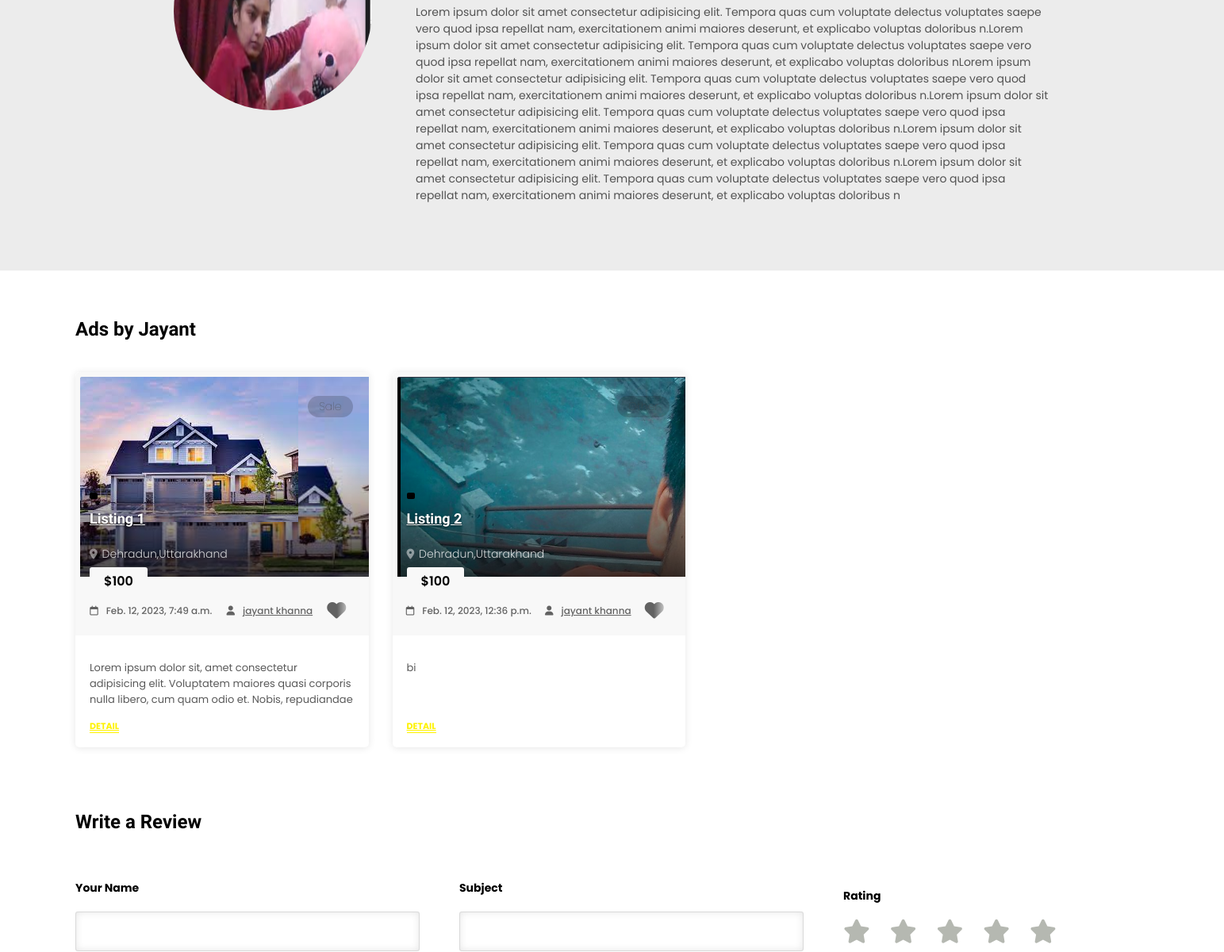
Before: /userprofile?userid=1 (middle part) with the older database file.
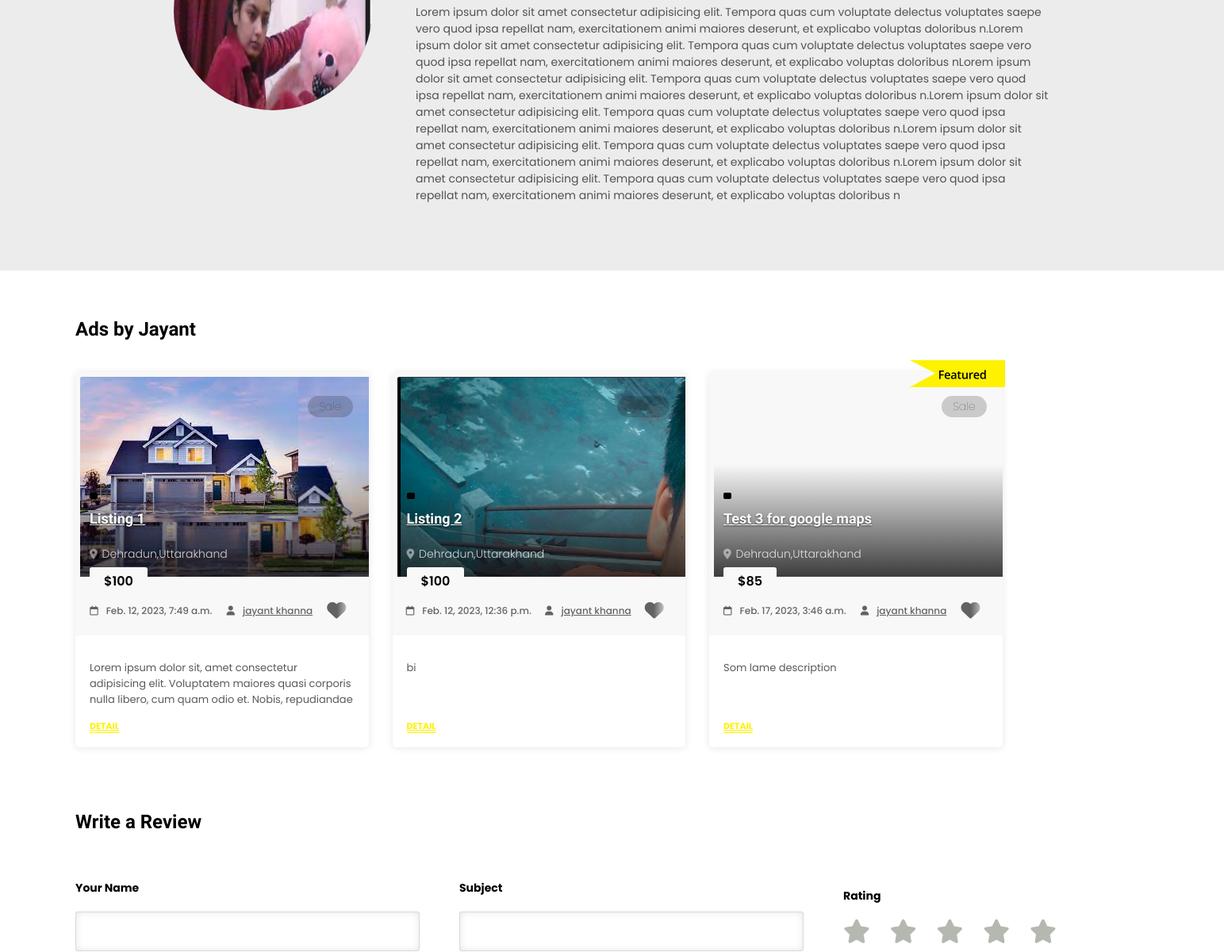
After: the same page with the newer database file.
### Nairobi_app/models.py (models this page shows)
class Listing(models.Model):
    name = models.CharField(max_length=100)
    description = models.CharField(max_length=10000)
    price = models.CharField(max_length=100)
    featured = models.BooleanField(default=False)
    category = models.CharField(max_length=100)
    user = models.ForeignKey(User, on_delete=models.CASCADE)
    user_name = models.CharField(max_length=100)
    main_image = models.ImageField(upload_to='static/listing_images/')
    image1 = models.ImageField(upload_to='static/listing_images/',blank=True,null=True)
    image2 = models.ImageField(upload_to='static/listing_images/',blank=True,null=True)
    image3 = models.ImageField(upload_to='static/listing_images/',blank=True,null=True)
    image4 = models.ImageField(upload_to='static/listing_images/',blank=True,null=True)
    image5 = models.ImageField(upload_to='static/listing_images/',blank=True,null=True)
    city = models.CharField(max_length=100)
    state = models.CharField(max_length=100)
    tag = models.CharField(max_length=100)
    country = models.CharField(max_length=100)
    date_added = models.DateTimeField(auto_now_add=True)
    status = models.CharField(max_length=100,default="pending")
    feature1 = models.CharField(max_length=100,blank=True,null=True)
    feature2 = models.CharField(max_length=100,blank=True,null=True)
    feature3 = models.CharField(max_length=100,blank=True,null=True)
    feature4 = models.CharField(max_length=100,blank=True,null=True)
    feature5 = models.CharField(max_length=100,blank=True,null=True)
    feature6 = models.CharField(max_length=100,blank=True,null=True)
    rating = models.CharField(max_length=100,default="1")
    video_360_link = models.CharField(max_length=1000,blank=True,null=True)
    google_map_link = models.CharField(max_length=10000,blank=True,null=True)

### Nairobi_app/views.py (the view)
# urls.py: path('userprofile', views.userprofile, name='userprofile'),
def userprofile(request):
    if "userid" in request.GET:
        userid = request.GET['userid']
        if User.objects.filter(id=userid).exists():
            user = User.objects.get(id=userid)
            logged_in_user = None
            if "TheNairobiPrivateToken" in request.session:
                usertoken = request.session['TheNairobiPrivateToken']
                if User.objects.filter(private_token=usertoken).exists():
                    logged_in_user = User.objects.get(private_token=usertoken)
            is_admin = False
            if logged_in_user != None:
                if logged_in_user.id == user.id:
                    is_admin = True
            username = user.username.split(" ")[0].capitalize()
            listings = Listing.objects.filter(user=user)
            reviews = UserReviews.objects.filter(user_for=user)
            return render(request, 'userprofile.html',{'user': user, 'username': username, 'listings': listings,'reviews': reviews, 'is_admin': is_admin})
        else:
            return redirect('home')
    else:
        return redirect('home')

### templates/userprofile.html (shortened to what the changed rows need)
{% load static %}
<!DOCTYPE html>
<html lang="en">
<head>
    <link rel="stylesheet" href="https://cdnjs.cloudflare.com/ajax/libs/font-awesome/4.7.0/css/font-awesome.min.css">
    <link rel="stylesheet" href="https://cdnjs.cloudflare.com/ajax/libs/font-awesome/6.2.1/css/all.min.css"/>
    <link rel="stylesheet" href="{% static 'css/bootstrap.css' %}" type="text/css">
    <link rel="stylesheet" href="{% static 'css/font-awesome.css' %}" type="text/css">
    <link rel="stylesheet" href="{% static 'css/selectize.css' %}" type="text/css">
    <link rel="stylesheet" href="{% static 'css/style.css' %}">
    <link rel="stylesheet" href="../static/css/style.css">
    <link rel="stylesheet" href="{% static 'css/index.css' %}">
    <link rel="stylesheet" href="{% static 'css/user_profile.css' %}">
</head>
<body>
    <section id="ads_by_user">
        <div id="ads_by_user_left">
            <h2>Ads by {{username}}</h2>
        </div>
        <div class="items item-part masonry grid-xl-4-items grid-lg-3-items grid-md-2-items">
        {% for listing in listings %}
        <div class="item">
            {% if listing.featured == True %}
            <div id="featured"><img src="{% static 'images/featured_tag.svg' %}" alt=""></div>
            {% endif %}
            <div id="tag">{{listing.tag}}</div>
            <div class="wrapper">
               <div class="image">
                  <h3>
                     <a href="#" class="tag category">{{listing.category_name}}</a>
                     <a href="showuser?user_id={{lisitng.user}}" class="title">{{listing.name}}</a>
                  </h3>
                  <a href="showlisting?listing_id={{listing.id}}" class="image-wrapper background-image">
                  <img src="{{listing.main_image.url}}" alt="">
                  </a>
               </div>
               <h4 class="location">
                  <a href="javascript:void(0)" style="text-decoration: none;">{{listing.city}},{{listing.state}}</a>
               </h4>
               <div class="price">${{listing.price}}</div>
               <div class="meta">
                  <figure>
                     <i class="fa fa-calendar-o"></i>{{listing.date_added}}
                  </figure>
                  <figure>
                     <a href="userdashboard?userid={{listing.user.id}}">
                     <i class="fa fa-user"></i>{{listing.user_name}}
                     </a>
                  </figure>
                  <figure style="margin-right: 25px;">
                    {% if is_admin %}
                    <a href="javascript:void(0)" onclick="delete_listing('{{listing.id}}','{{listing.user.id}}')"><i style="cursor: pointer;" class="fa fa-2x fa-trash"></i></a>
                    {% else %}
                    <a href="javascript:void(0)" onclick="like('{{listing.id}}')"><i style="cursor: pointer;" class="fa fa-2x fa-heart"></i></a>
                    {% endif %}
                  </figure>
               </div>
               <div class="description">
                  <p>{{listing.description}}</p>
               </div>
               <a href="showlisting?listing_id={{listing.id}}" class="detail text-caps underline">Detail</a>
            </div>
         </div>
        {% endfor %}
        </div>
    </section>
    <section id="write_a_review">
        <div id="write_a_review_left">
            <h2>Write a Review</h2>
        </div>
    </section>
</body>
</html>

Changed rows visible on the page:
added Listing: featured True (drawn), tag "Sale", name "Test 3 for google maps", city "Dehradun", state "Uttarakhand", price "85", date_added "Feb. 17, 2023, 3:46 a.m.", user_name "jayant khanna", description "Som lame description"
